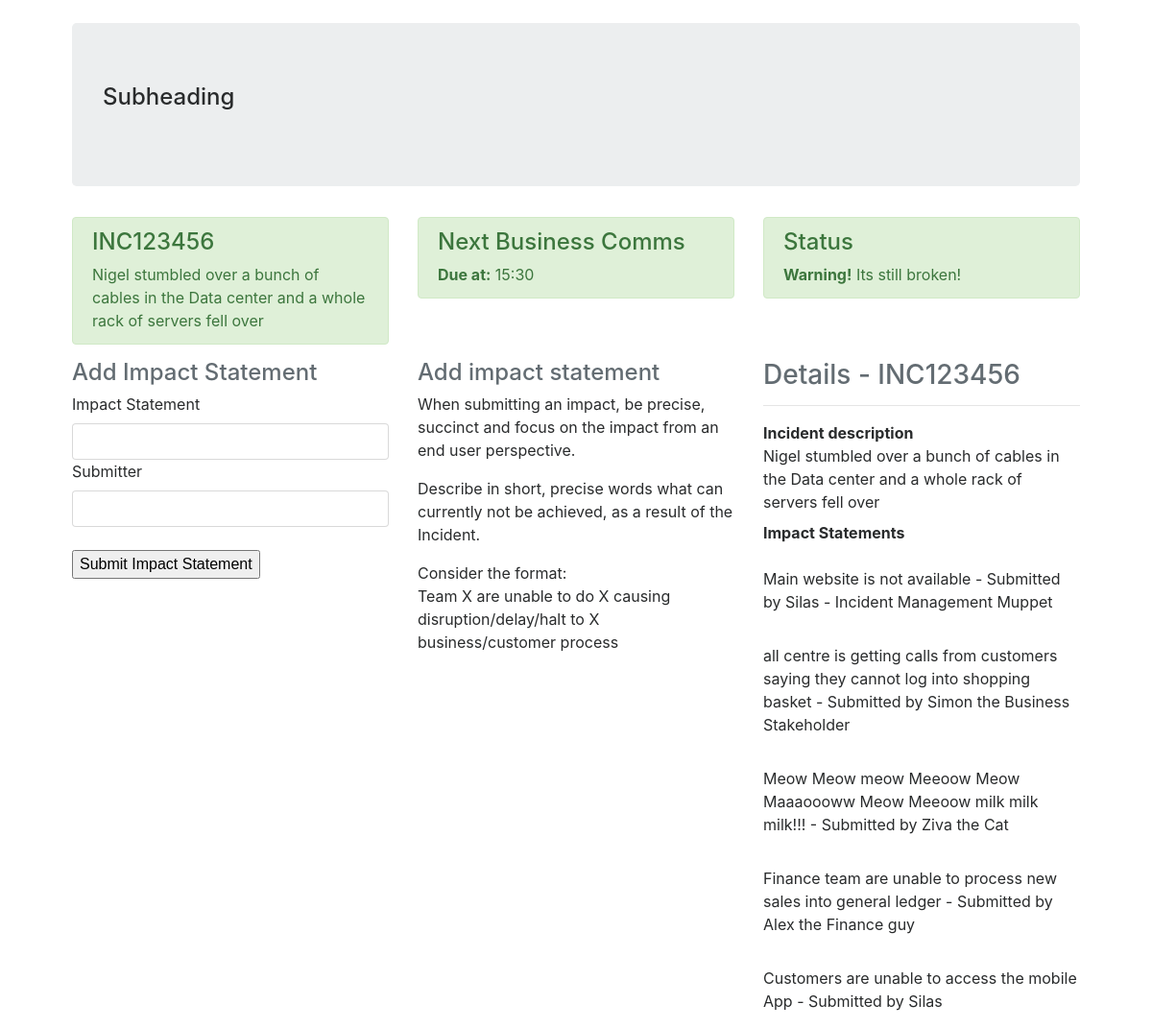
Screenshot of /submitimpact/INC123456 with the database file from the repository.
### models.py (models this page shows)
class Incident(db.Model):
    id = db.Column(db.Integer)
    incident_no = db.Column(db.String(32), primary_key=True, index=True, unique=True)
    description = db.Column(db.String(512))
    status = db.Column(db.String(32))
    inc_mgr = db.Column(db.Integer, index=True)
    start_time = db.Column(db.DateTime, index=True, default=datetime.utcnow)
    tasks = db.relationship('Task', backref='incidentno', lazy='dynamic')
    events = db.relationship('Event', backref='incidentno', lazy='dynamic')
    impactstatement = db.relationship('ImpactStatement', backref='incidentno', lazy='dynamic')
    incidentteam = db.relationship('IncMem', backref='incidentno', lazy='dynamic')

class ImpactStatement(db.Model):
    id = db.Column(db.Integer, primary_key=True)
    incident_no = db.Column(db.String(32), db.ForeignKey('incident.incident_no'), index=True)
    body = db.Column(db.String(512))
    submitter = db.Column(db.String(32), index=True)

### simaritan/routes.py (the view)
@app.route('/submitimpact/<incident>', methods=['GET', 'POST'])
def submitimpact(incident):
    form = ImpactStatementForm()
    inc = Incident.query.filter_by(incident_no=incident).first()
    impacts = ImpactStatement.query.filter_by(incident_no=incident).all()
    if form.validate_on_submit():
        sttmnt = ImpactStatement(incident_no=inc.incident_no, body=form.statement.data, submitter=form.submitter.data)
        event = Event(body=form.statement.data, assignee=form.submitter.data, activity='Impact added',
                      incident_no=inc.incident_no)
        db.session.add(sttmnt)
        db.session.add(event)
        db.session.commit()
        flash('Statement added: {} by {}'.format(
            form.statement.data, form.submitter.data
        ))
        impacts = ImpactStatement.query.filter_by(incident_no=incident).all()
        return render_template('submitImpact.html', title='Submit Impact Statement for {}'.format(inc.incident_no),
                               impacts=impacts, inc=inc, impactf=form)
    else:
        return render_template('submitImpact.html', title='Submit Impact Statement for {}'.format(inc.incident_no),
                               impacts=impacts, inc=inc, impactf=form)

### simaritan/forms.py
class ImpactStatementForm(FlaskForm):
    statement = StringField('Impact Statement', validators=[DataRequired()])
    submitter = StringField('Submitter', validators=[DataRequired()])
    submit = SubmitField('Submit Impact Statement')

### simaritan/templates/submitImpact.html
{% extends "base.html" %}
{% block body %}
		<div class="row">
			<div class="col-md-12">
				<div class="row">
					{% include "components/header-row.html" %}
				</div>
				<div class="row">
					<div class="col-md-4">
						{% include "forms/addImpact.html" %}
					</div>
					<div class="col-md-4">
						<h4 class="text-left text-muted">
							Add impact statement
						</h4>
						<p>When submitting an impact, be precise, succinct and focus on the impact
						from an end user perspective.</p>
						<p>Describe in short, precise words what can currently not be achieved, as a
						result of the Incident.</p>
						<p>Consider the format: <br />
						Team X are unable to do X causing disruption/delay/halt to X business/customer process</p>
					</div>
					<div class="col-md-4">
						{% include "components/incdetails.html" %}
					</div>
				</div>
			</div>
		</div>
	</div>
{% endblock %}

### simaritan/templates/components/header-row.html
<div class="col-md-4">
	<div class="alert alert-success alert-dismissable">
		<h4>
			{{inc.incident_no}}
		</h4> {{inc.description}}
	</div>
</div>
<div class="col-md-4">
	<div class="alert alert-success alert-dismissable">
		<h4>
			Next Business Comms
		</h4> <strong>Due at:</strong> 15:30
	</div>
</div>
<div class="col-md-4">
	<div class="alert alert-success alert-dismissable">
		<h4>
			Status
		</h4> <strong>Warning!</strong> Its still broken!
	</div>
</div>

### simaritan/templates/components/incdetails.html
<h3 class="text-left text-muted">
	Details - {{ inc.incident_no }}
</h3>
<hr />
<dl>
	<dt>
		Incident description
	</dt>
	<dd>
		{{ inc.description }}
	</dd>
	<dt>
		Impact Statements
	</dt>
	{% for statement in impacts %}
	<dd><br />
		{{ statement.body }} - Submitted by {{statement.submitter }}
	</dd>
	{% endfor %}
</dl>

### rows the page displays
Incident: incident_no "INC123456", description "Nigel stumbled over a bunch of cables in the Data center and a whole rack of servers fell over"
ImpactStatement: body "Main website is not available", submitter "Silas - Incident Management Muppet"
ImpactStatement: body "all centre is getting calls from customers saying they cannot log into shopping basket", submitter "Simon the Business Stakeholder"
ImpactStatement: body "Meow Meow meow Meeoow Meow Maaaoooww Meow Meeoow milk milk milk!!!", submitter "Ziva the Cat"
ImpactStatement: body "Finance team are unable to process new sales into general ledger", submitter "Alex the Finance guy"
ImpactStatement: body "Customers are unable to access the mobile App", submitter "Silas"

### other values shown
{{ impactf.statement.label() }} "Impact Statement"
{{ impactf.submitter.label() }} "Submitter"
